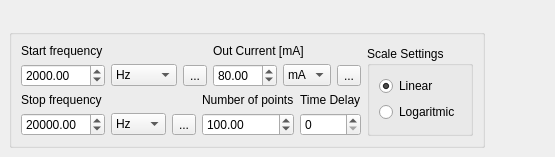
              <widget class="QWidget" name="ControlTab">
               <attribute name="icon">
                <iconset>
                 <normaloff>icons/computer-32.png</normaloff>icons/computer-32.png</iconset>
               </attribute>
               <attribute name="title">
                <string>Control</string>
               </attribute>
               <layout class="QGridLayout" name="_5">
                <property name="margin">
                 <number>9</number>
                </property>
                <property name="spacing">
                 <number>6</number>
                </property>
                <item row="0" column="0">
                 <layout class="QVBoxLayout" name="_6">
                  <property name="spacing">
                   <number>6</number>
                  </property>
                  <property name="margin">
                   <number>0</number>
                  </property>
                  <item>
                   <spacer>
                    <property name="orientation">
                     <enum>Qt::Vertical</enum>
                    </property>
                    <property name="sizeType">
                     <enum>QSizePolicy::Minimum</enum>
                    </property>
                    <property name="sizeHint" stdset="0">
                     <size>
                      <width>537</width>
                      <height>20</height>
                     </size>
                    </property>
                   </spacer>
                  </item>
                  <item>
                   <layout class="QHBoxLayout" name="_7">
                    <property name="spacing">
                     <number>6</number>
                    </property>
                    <property name="margin">
                     <number>0</number>
                    </property>
                    <item>
                     <widget class="QGroupBox" name="groupBox_2">
                      <property name="sizePolicy">
                       <sizepolicy hsizetype="Fixed" vsizetype="Fixed">
                        <horstretch>0</horstretch>
                        <verstretch>0</verstretch>
                       </sizepolicy>
                      </property>
                      <property name="title">
                       <string/>
                      </property>
                      <layout class="QGridLayout" name="_8">
                       <property name="margin">
                        <number>9</number>
                       </property>
                       <property name="spacing">
                        <number>6</number>
                       </property>
                       <item row="0" column="0">
                        <layout class="QHBoxLayout" name="_9">
                         <property name="spacing">
                          <number>6</number>
                         </property>
                         <property name="margin">
                          <number>0</number>
                         </property>
                         <item>
                          <layout class="QVBoxLayout" name="_10">
                           <property name="spacing">
                            <number>6</number>
                           </property>
                           <property name="margin">
                            <number>0</number>
                           </property>
                           <item>
                            <layout class="QHBoxLayout" name="_11">
                             <property name="spacing">
                              <number>6</number>
                             </property>
                             <property name="margin">
                              <number>0</number>
                             </property>
                             <item>
                              <layout class="QVBoxLayout" name="_12">
                               <property name="spacing">
                                <number>6</number>
                               </property>
                               <property name="margin">
                                <number>0</number>
                               </property>
                               <item>
                                <widget class="QLabel" name="label_4">
                                 <property name="text">
                                  <string>Start frequency</string>
                                 </property>
                                </widget>
                               </item>
                               <item>
                                <layout class="QHBoxLayout" name="_13">
                                 <property name="spacing">
                                  <number>6</number>
                                 </property>
                                 <property name="margin">
                                  <number>0</number>
                                 </property>
                                 <item>
                                  <layout class="QHBoxLayout" name="_14">
                                   <property name="spacing">
                                    <number>6</number>
                                   </property>
                                   <property name="margin">
                                    <number>0</number>
                                   </property>
                                   <item>
                                    <widget class="QDoubleSpinBox" name="StartFreqSpinBox">
                                     <property name="toolTip">
                                      <string>Select Start frequency</string>
                                     </property>
                                     <property name="statusTip">
                                      <string>Select Start frequency</string>
                                     </property>
                                     <property name="whatsThis">
                                      <string>Select Start frequency</string>
                                     </property>
                                     <property name="decimals">
                                      <number>2</number>
                                     </property>
                                     <property name="maximum">
                                      <double>25000000.000000000000000</double>
                                     </property>
                                     <property name="singleStep">
                                      <double>100.000000000000000</double>
                                     </property>
                                     <property name="value">
                                      <double>2000.000000000000000</double>
                                     </property>
                                    </widget>
                                   </item>
                                   <item>
                                    <widget class="QComboBox" name="StartFreqComboBox">
                                     <property name="toolTip">
                                      <string>Select frequency range</string>
                                     </property>
                                     <property name="statusTip">
                                      <string>Select frequency range</string>
                                     </property>
                                     <property name="whatsThis">
                                      <string>Select frequency range</string>
                                     </property>
                                     <item>
                                      <property name="text">
                                       <string>Hz</string>
                                      </property>
                                      <property name="icon">
                                       <iconset resource="proba.qrc">
                                        <normaloff>:/new/prefix1/icons/radiobutton_on.png</normaloff>:/new/prefix1/icons/radiobutton_on.png</iconset>
                                      </property>
                                     </item>
                                     <item>
                                      <property name="text">
                                       <string>KHz</string>
                                      </property>
                                      <property name="icon">
                                       <iconset resource="proba.qrc">
                                        <normaloff>:/new/prefix1/icons/radiobutton_on.png</normaloff>:/new/prefix1/icons/radiobutton_on.png</iconset>
                                      </property>
                                     </item>
                                     <item>
                                      <property name="text">
                                       <string>MHz</string>
                                      </property>
                                      <property name="icon">
                                       <iconset resource="proba.qrc">
                                        <normaloff>:/new/prefix1/icons/radiobutton_on.png</normaloff>:/new/prefix1/icons/radiobutton_on.png</iconset>
                                      </property>
                                     </item>
                                    </widget>
                                   </item>
                                  </layout>
                                 </item>
                                 <item>
                                  <widget class="QToolButton" name="loadStartFreq">
                                   <property name="text">
                                    <string>...</string>
                                   </property>
                                  </widget>
                                 </item>
                                </layout>
                               </item>
                              </layout>
                             </item>
                             <item>
                              <layout class="QVBoxLayout" name="_15">
                               <property name="spacing">
                                <number>6</number>
                               </property>
                               <property name="margin">
                                <number>0</number>
                               </property>
                               <item>
                                <widget class="QLabel" name="label_5">
                                 <property name="text">
                                  <string>Out Current [mA]</string>
                                 </property>
                                </widget>
                               </item>
                               <item>
                                <layout class="QHBoxLayout" name="_16">
                                 <property name="spacing">
                                  <number>6</number>
                                 </property>
                                 <property name="margin">
                                  <number>0</number>
                                 </property>
                                 <item>
                                  <widget class="QDoubleSpinBox" name="CurrentSpinBox">
                                   <property name="sizePolicy">
                                    <sizepolicy hsizetype="Fixed" vsizetype="Fixed">
                                     <horstretch>0</horstretch>
                                     <verstretch>0</verstretch>
                                    </sizepolicy>
                                   </property>
                                   <property name="toolTip">
                                    <string>Select Start frequency</string>
                                   </property>
                                   <property name="statusTip">
                                    <string>Select Start frequency</string>
                                   </property>
                                   <property name="whatsThis">
                                    <string>Select Start frequency</string>
                                   </property>
                                   <property name="decimals">
                                    <number>2</number>
                                   </property>
                                   <property name="minimum">
                                    <double>0.000000000000000</double>
                                   </property>
                                   <property name="maximum">
                                    <double>100.000000000000000</double>
                                   </property>
                                   <property name="singleStep">
                                    <double>0.390625000000000</double>
                                   </property>
                                   <property name="value">
                                    <double>80.000000000000000</double>
                                   </property>
                                  </widget>
                                 </item>
                                 <item>
                                  <widget class="QComboBox" name="CurrentComboBox">
                                   <property name="sizePolicy">
                                    <sizepolicy hsizetype="Fixed" vsizetype="Fixed">
                                     <horstretch>0</horstretch>
                                     <verstretch>0</verstretch>
                                    </sizepolicy>
                                   </property>
                                   <property name="toolTip">
                                    <string>Select frequency range</string>
                                   </property>
                                   <property name="statusTip">
                                    <string>Select frequency range</string>
                                   </property>
                                   <property name="whatsThis">
                                    <string>Select frequency range</string>
                                   </property>
                                   <item>
                                    <property name="text">
                                     <string>mA</string>
                                    </property>
                                    <property name="icon">
                                     <iconset resource="proba.qrc">
                                      <normaloff>:/new/prefix1/icons/radiobutton_on.png</normaloff>:/new/prefix1/icons/radiobutton_on.png</iconset>
                                    </property>
                                   </item>
                                   <item>
                                    <property name="text">
                                     <string>mA</string>
                                    </property>
                                    <property name="icon">
                                     <iconset resource="proba.qrc">
                                      <normaloff>:/new/prefix1/icons/radiobutton_on.png</normaloff>:/new/prefix1/icons/radiobutton_on.png</iconset>
                                    </property>
                                   </item>
                                   <item>
                                    <property name="text">
                                     <string>mA</string>
                                    </property>
                                    <property name="icon">
                                     <iconset resource="proba.qrc">
                                      <normaloff>:/new/prefix1/icons/radiobutton_on.png</normaloff>:/new/prefix1/icons/radiobutton_on.png</iconset>
                                    </property>
                                   </item>
                                  </widget>
                                 </item>
                                 <item>
                                  <widget class="QToolButton" name="loadCurrent">
                                   <property name="text">
                                    <string>...</string>
                                   </property>
                                  </widget>
                                 </item>
                                </layout>
                               </item>
                              </layout>
                             </item>
                            </layout>
                           </item>
                           <item>
                            <layout class="QHBoxLayout" name="_17">
                             <property name="spacing">
                              <number>6</number>
                             </property>
                             <property name="margin">
                              <number>0</number>
                             </property>
                             <item>
                              <layout class="QVBoxLayout" name="_18">
                               <property name="spacing">
                                <number>6</number>
                               </property>
                               <property name="margin">
                                <number>0</number>
                               </property>
                               <item>
                                <widget class="QLabel" name="label_2">
                                 <property name="text">
                                  <string>Stop frequency</string>
                                 </property>
                                </widget>
                               </item>
                               <item>
                                <layout class="QHBoxLayout" name="_19">
                                 <property name="spacing">
                                  <number>6</number>
                                 </property>
                                 <property name="margin">
                                  <number>0</number>
                                 </property>
                                 <item>
                                  <widget class="QDoubleSpinBox" name="StopFreqSpinBox">
                                   <property name="toolTip">
                                    <string>Select Stop frequency</string>
                                   </property>
                                   <property name="statusTip">
                                    <string>Select Stop frequency</string>
                                   </property>
                                   <property name="whatsThis">
                                    <string>Select Stop frequency</string>
                                   </property>
                                   <property name="maximum">
                                    <double>25000000.000000000000000</double>
                                   </property>
                                   <property name="singleStep">
                                    <double>100.000000000000000</double>
                                   </property>
                                   <property name="value">
                                    <double>20000.000000000000000</double>
                                   </property>
                                  </widget>
                                 </item>
                                 <item>
                                  <widget class="QComboBox" name="StopFreqComboBox">
                                   <property name="toolTip">
                                    <string>Select frequency range</string>
                                   </property>
                                   <property name="statusTip">
                                    <string>Select frequency range</string>
                                   </property>
                                   <property name="whatsThis">
                                    <string>Select frequency range</string>
                                   </property>
                                   <item>
                                    <property name="text">
                                     <string>Hz</string>
                                    </property>
                                    <property name="icon">
                                     <iconset resource="proba.qrc">
                                      <normaloff>:/new/prefix1/icons/radiobutton_on.png</normaloff>:/new/prefix1/icons/radiobutton_on.png</iconset>
                                    </property>
                                   </item>
                                   <item>
                                    <property name="text">
                                     <string>KHz</string>
                                    </property>
                                    <property name="icon">
                                     <iconset resource="proba.qrc">
                                      <normaloff>:/new/prefix1/icons/radiobutton_on.png</normaloff>:/new/prefix1/icons/radiobutton_on.png</iconset>
                                    </property>
                                   </item>
                                   <item>
                                    <property name="text">
                                     <string>MHz</string>
                                    </property>
                                    <property name="icon">
                                     <iconset resource="proba.qrc">
                                      <normaloff>:/new/prefix1/icons/radiobutton_on.png</normaloff>:/new/prefix1/icons/radiobutton_on.png</iconset>
                                    </property>
                                   </item>
                                  </widget>
                                 </item>
                                 <item>
                                  <widget class="QToolButton" name="loadStopFreq">
                                   <property name="text">
                                    <string>...</string>
                                   </property>
                                  </widget>
                                 </item>
                                </layout>
                               </item>
                              </layout>
                             </item>
                             <item>
                              <layout class="QVBoxLayout" name="_20">
                               <property name="spacing">
                                <number>6</number>
                               </property>
                               <property name="margin">
                                <number>0</number>
                               </property>
                               <item>
                                <widget class="QLabel" name="label_3">
                                 <property name="text">
                                  <string>Number of points</string>
                                 </property>
                                </widget>
                               </item>
                               <item>
                                <widget class="QDoubleSpinBox" name="NumPointsSpinBox">
                                 <property name="toolTip">
                                  <string>Select Step frequency</string>
                                 </property>
                                 <property name="statusTip">
                                  <string>Select Step frequency</string>
                                 </property>
                                 <property name="whatsThis">
                                  <string>Select Step frequency</string>
                                 </property>
                                 <property name="maximum">
                                  <double>25000000.000000000000000</double>
                                 </property>
                                 <property name="singleStep">
                                  <double>1.000000000000000</double>
                                 </property>
                                 <property name="value">
                                  <double>100.000000000000000</double>
                                 </property>
                                </widget>
                               </item>
                              </layout>
                             </item>
                             <item>
                              <layout class="QVBoxLayout" name="_21">
                               <property name="spacing">
                                <number>6</number>
                               </property>
                               <property name="margin">
                                <number>0</number>
                               </property>
                               <item>
                                <widget class="QLabel" name="label_10">
                                 <property name="text">
                                  <string>Time Delay</string>
                                 </property>
                                </widget>
                               </item>
                               <item>
                                <widget class="QSpinBox" name="TimeDelaySpinBox_2">
                                 <property name="minimum">
                                  <number>0</number>
                                 </property>
                                </widget>
                               </item>
                              </layout>
                             </item>
                            </layout>
                           </item>
                          </layout>
                         </item>
                         <item>
                          <layout class="QVBoxLayout" name="_22">
                           <property name="spacing">
                            <number>6</number>
                           </property>
                           <property name="margin">
                            <number>0</number>
                           </property>
                           <item>
                            <spacer>
                             <property name="orientation">
                              <enum>Qt::Vertical</enum>
                             </property>
                             <property name="sizeType">
                              <enum>QSizePolicy::Minimum</enum>
                             </property>
                             <property name="sizeHint" stdset="0">
                              <size>
                               <width>20</width>
                               <height>2</height>
                              </size>
                             </property>
                            </spacer>
                           </item>
                           <item>
                            <widget class="QGroupBox" name="groupBox_3">
                             <property name="title">
                              <string>Scale Settings</string>
                             </property>
                             <layout class="QGridLayout" name="_23">
                              <property name="margin">
                               <number>9</number>
                              </property>
                              <property name="spacing">
                               <number>6</number>
                              </property>
                              <item row="0" column="0">
                               <layout class="QVBoxLayout" name="_24">
                                <property name="spacing">
                                 <number>6</number>
                                </property>
                                <property name="margin">
                                 <number>0</number>
                                </property>
                                <item>
                                 <widget class="QRadioButton" name="LinearButton">
                                  <property name="text">
                                   <string>Linear</string>
                                  </property>
                                  <property name="checked">
                                   <bool>true</bool>
                                  </property>
                                 </widget>
                                </item>
                                <item>
                                 <widget class="QRadioButton" name="LogaritmicButton">
                                  <property name="text">
                                   <string>Logaritmic</string>
                                  </property>
                                 </widget>
                                </item>
                               </layout>
                              </item>
                             </layout>
                            </widget>
                           </item>
                          </layout>
                         </item>
                        </layout>
                       </item>
                      </layout>
                     </widget>
                    </item>
                    <item>
                     <spacer>
                      <property name="orientation">
                       <enum>Qt::Horizontal</enum>
                      </property>
                      <property name="sizeType">
                       <enum>QSizePolicy::MinimumExpanding</enum>
                      </property>
                      <property name="sizeHint" stdset="0">
                       <size>
                        <width>10</width>
                        <height>20</height>
                       </size>
                      </property>
                     </spacer>
                    </item>
                   </layout>
                  </item>
                 </layout>
                </item>
               </layout>
              </widget>
